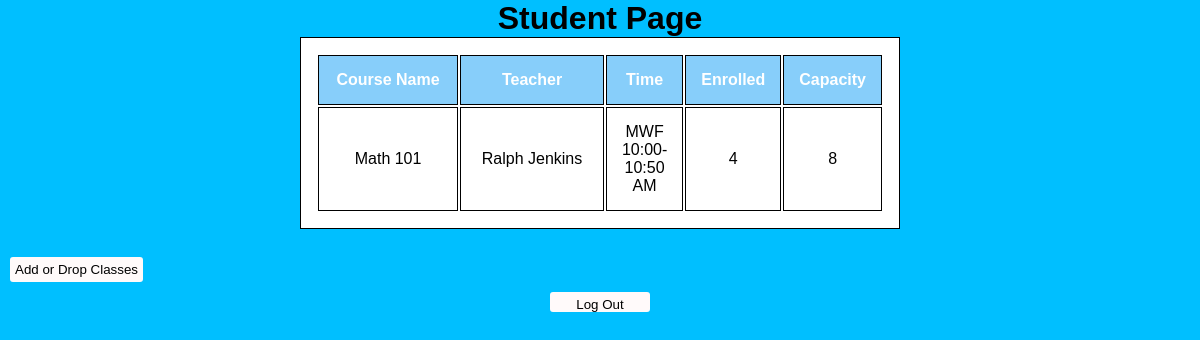
Screenshot of /student (signed in) with the database file from the repository.
### runner.py (models this page shows, shortened)
class Courses(db.Model):
    __tablename__ = "Courses"
    class_id = db.Column(db.Integer, primary_key = True)
    class_name = db.Column(db.String, nullable = False)
    teacher = db.Column(db.String, nullable = False)
    time = db.Column(db.String, nullable = False)
    enrolled = db.Column(db.Integer, nullable = False)
    capacity = db.Column(db.Integer, nullable = False)

### runner.py (the view)
@app.route("/student")
@login_required
def student_view():
    listCourses = []
    enrolled_classes = Enrollment.query.filter_by(users_id = current_user.user_id)
    for course in enrolled_classes:
        listCourses.append(course.classes_id)
    classes = Courses.query.filter(Courses.class_id.in_(listCourses))
    return render_template('student-view-classes.html', courses = classes)

### runner.py (called while the page is built)
@login_manager.user_loader
def load_user(user_id):
    return Users.query.filter_by(user_id = user_id).first()

### templates/student-view-classes.html (shortened to what this page needs)
<!DOCTYPE html>
<html>
    <head>
        <link rel="stylesheet" href="../static/styles.css">
    </head>
    <body>
        <div class='student_view'>
            <h1 class = "center">Student Page</h1>
            <table id = "studentcourses">
                <thead>
                    <tr>
                        <th>Course Name</th>
                        <th>Teacher</th>
                        <th>Time</th>
                        <th>Enrolled</th>
                        <th>Capacity</th>
                    </tr>
                </thead>
                <tbody>
                    {% for course in courses %}
                    <tr>
                        <td>{{course.class_name}}</td>
                        <td>{{course.teacher}}</td>
                        <td>{{course.time}}</td>
                        <td>{{course.enrolled}}</td>
                        <td>{{course.capacity}}</td>
                    </tr>
                    {% endfor %}</tbody>
            </table><br>
            <button type="button" class = "s_edit_classes" id = "s_edit_classes">Add or Drop Classes</button><br>
            <button type="button" class = "logout" id = "logoutStudentView">Log Out</button>
        </div>
    </body>
</html>

### static/styles.css (style rules this page uses)
* { margin: 0; padding: 0; font-family: sans-serif; line-height: normal; }
.center { text-align: center; }
button { padding: 5px 5px; border-radius: 3px; border: none; margin: 10px; background-color: snow; }
.logout { height: 20px; width: 100px; margin: 0 auto; display: block; }
.student_view { background-position: center; background-color: deepskyblue; width: 100%; height: 100vh; }
table, th, td { border: 1px solid black; margin-left: auto; margin-right: auto; width: 50%; padding: 15px; text-align: center; color: black; background-color:white; }
th { background-color:lightskyblue; color:white; }

### rows the page displays
Courses: class_name "Math 101", teacher "Ralph Jenkins", time "MWF 10:00-10:50 AM", enrolled "4", capacity "8"
